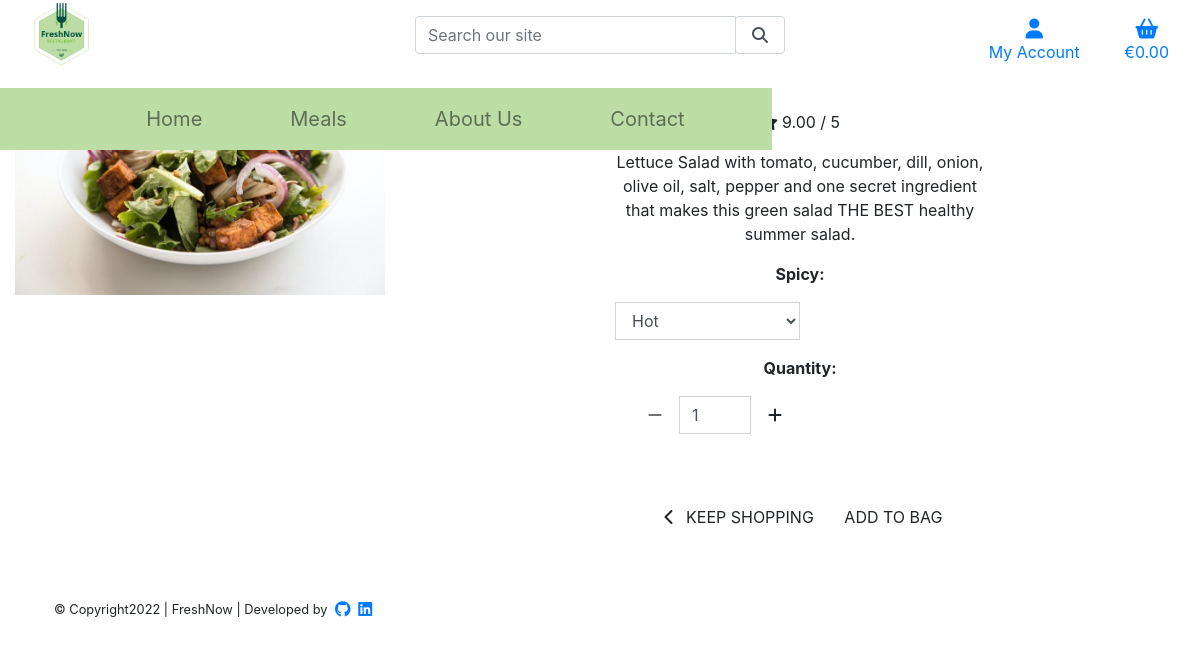
The page /products/1/ on the database its author committed.
### products/models.py (models this page shows, shortened)
class Product(models.Model):
    category = models.ForeignKey(
        'Category', null=True, blank=True, on_delete=models.SET_NULL)
    sku = models.CharField(max_length=254, null=True, blank=True)
    name = models.CharField(max_length=254)
    description = models.TextField()
    price = models.DecimalField(max_digits=6, decimal_places=2)
    rating = models.DecimalField(
        max_digits=6, decimal_places=2, null=True, blank=True)
    image = models.ImageField(null=True, blank=True)
    calories= models.DecimalField(
        max_digits=6, null=True, blank=True, decimal_places=0)
    label = models.CharField(choices=LABEL_CHOICES, max_length=1, default=False)
    is_spicy = models.BooleanField(default=False, null=True, blank=True)

### products/views.py (the view)
# urls.py: path('<int:product_id>/', views.product_detail, name='product_detail'),
def product_detail(request, product_id):
    product = get_object_or_404(Product, pk=product_id)
    context = {
        'product': product,
    }
    return render(request, 'products/product_detail.html', context)

### bag/contexts.py (called while the page is built, shortened)
def bag_contents(request):
    bag_items = []
    total = 0
    product_count = 0
    bag = request.session.get('bag', {})
    if total < settings.FREE_DELIVERY_THRESHOLD:
        delivery = total * Decimal(settings.STANDARD_DELIVERY_PERCENTAGE / 100)
        free_delivery_delta = settings.FREE_DELIVERY_THRESHOLD - total
    else:
        delivery = 0
        free_delivery_delta = 0
    grand_total = delivery + total
    context = {
        'bag_items': bag_items,
        'total': total,
        'product_count': product_count,
        'delivery': delivery,
        'free_delivery_delta': free_delivery_delta,
        'free_delivery_threshold': settings.FREE_DELIVERY_THRESHOLD,
        'grand_total': grand_total,
    }
    return context

### products/contexts.py (called while the page is built)
def all_categories(request):
    category_list = Category.objects.all()
    context = {
        'category_list': category_list,
    }
    return context

### products/templates/products/product_detail.html (shortened to what this page needs)
{% extends "base.html" %}
{% load static %}
{% block content %}
    <div class="container-fluid product-container">
        <div class="row text-center">
            <div class="col-12 col-md-6 col-lg-4">
                <div class="image-container my-5">
                    {% if product.image %}
                        <a href="{{ product.image.url }}" target="_blank">
                            <img class="card-img-top img-fluid" src="{{ product.image.url }}" alt="{{ product.name }}">
                        </a>
                        {% else %}
                        <a href="">
                            <img class="card-img-top img-fluid" src="{{ MEDIA_URL }}noimage.png" alt="{{ product.name }}">
                        </a>
                    {% endif %}
                </div>
            </div>
            <div class="col-12 col-md-6 col-lg-4 offset-lg-2">
                <div class="product-details-container mb-5 mt-md-5">
                    <p class="mb-2">{{ product.name }}</p>
                    <p class="lead mb-0 text-left font-weight-bold">${{ product.price }}</p>
                    {% if product.rating %}
                      <p class="rating">{{ product.rating }} / 5 </p>
                    {% else %}
                        <p class="text-muted">No Rating</p>
                    {% endif %}
                    <p class="mt-3">{{ product.description }}</p>
                    <form class="form" action="{% url 'add_to_bag' product.id %}" method="POST">
                            <div class="form-row text-center">
                                {% with product.is_spicy as s %}
                                {% if s %}
                                    <div class="col-12">
                                        <p><strong>Spicy:</strong></p>
                                        <select class="form-control rounded-0 w-50" name="product_spicy" id='id_product_spicy'>
                                            <option value="hot" selected>Hot</option>
                                        </select>
                                    </div>
                                {% endif %}
                            <div class="col-12">
                                <div class="col-12">
                                    <p class="mt-3"><strong>Quantity:</strong></p>
                                    <div class="form-group w-50">
                                        <div class="input-group">
                                            <div class="input-group-prepend">
                                                <button class="decrement-qty btn btn-black rounded-0"
                                                    data-item_id="{{ product.id }}" id="decrement-qty_{{ product.id }}">
                                                    <span class="icon">
                                                        <i class="fas fa-minus"></i>
                                                    </span>
                                                </button>
                                            </div>
                                            <input class="form-control qty_input" type="number"
                                                name="quantity" value="1" min="1" max="99"
                                                data-item_id="{{ product.id }}"
                                                id="id_qty_{{ product.id }}">
                                            <div class="input-group-append">
                                                <button class="increment-qty btn btn-black rounded-0"
                                                    data-item_id="{{ product.id }}" id="increment-qty_{{ product.id }}">
                                                    <span class="icon">
                                                        <i class="fas fa-plus"></i>
                                                    </span>
                                                </button>
                                            </div>
                                        </div>
                                    </div>
                                </div>
                            <div class="col-12">
                                <a href="{% url 'products' %}" class="btn btn-outline-black rounded-0 mt-5">
                                    <span class="icon">
                                        <i class="fas fa-chevron-left"></i>
                                    </span>
                                    <span class="text-uppercase">Keep Shopping</span>
                                </a>
                                <input type="submit" class="btn btn-black rounded-0 text-uppercase mt-5" value="Add to Bag">
                            </div>
                        </div>
                    {% endwith %}
                    </form>
                </div>
            </div>
        </div>
    </div>
{% endblock %}

### static/css/base.css (style rules this page uses)
html { height: 100%; scroll-behavior: smooth; }
.icon { align-items: center; display: inline-flex; justify-content: center; height: 1.5rem; width: 1.5rem; }

### rows shown on the page
Product: image (picture), rating "9.00", description "Lettuce Salad with tomato, cucumber, dill, onion, olive oil, salt, pepper and one secret ingredient that makes this green salad THE BEST healthy summer salad.", quantity "1"
